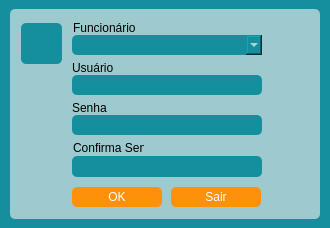
<?xml version="1.0" encoding="UTF-8"?>
<ui version="4.0">
 <class>FormCadastroUsuario</class>
 <widget class="QWidget" name="FormCadastroUsuario">
  <property name="windowModality">
   <enum>Qt::ApplicationModal</enum>
  </property>
  <property name="geometry">
   <rect>
    <x>0</x>
    <y>0</y>
    <width>330</width>
    <height>228</height>
   </rect>
  </property>
  <property name="focusPolicy">
   <enum>Qt::StrongFocus</enum>
  </property>
  <property name="windowTitle">
   <string>Cadastra Usuário</string>
  </property>
  <property name="windowIcon">
   <iconset>
    <normaloff>../../imagens/icon-cachorro-marrom-30.png</normaloff>../../imagens/icon-cachorro-marrom-30.png</iconset>
  </property>
  <property name="styleSheet">
   <string notr="true">background-color: rgb(21, 143, 157);</string>
  </property>
  <widget class="QWidget" name="widget" native="true">
   <property name="geometry">
    <rect>
     <x>10</x>
     <y>9</y>
     <width>310</width>
     <height>210</height>
    </rect>
   </property>
   <property name="styleSheet">
    <string notr="true">background-color: rgb(156, 202, 206);
border-radius:5px</string>
   </property>
   <widget class="QLabel" name="label_5">
    <property name="geometry">
     <rect>
      <x>62</x>
      <y>51</y>
      <width>43</width>
      <height>16</height>
     </rect>
    </property>
    <property name="text">
     <string>Usuário</string>
    </property>
   </widget>
   <widget class="QLineEdit" name="txt_conf_senha">
    <property name="geometry">
     <rect>
      <x>62</x>
      <y>147</y>
      <width>190</width>
      <height>21</height>
     </rect>
    </property>
    <property name="font">
     <font>
      <pointsize>11</pointsize>
     </font>
    </property>
    <property name="styleSheet">
     <string notr="true">color: rgb(255, 255, 255);
background-color: rgb(21, 143, 157);
border-radius:5px</string>
    </property>
    <property name="maxLength">
     <number>12</number>
    </property>
    <property name="echoMode">
     <enum>QLineEdit::Password</enum>
    </property>
    <property name="alignment">
     <set>Qt::AlignCenter</set>
    </property>
    <property name="placeholderText">
     <string/>
    </property>
   </widget>
   <widget class="QLineEdit" name="txt_cad_usuario">
    <property name="geometry">
     <rect>
      <x>62</x>
      <y>66</y>
      <width>190</width>
      <height>20</height>
     </rect>
    </property>
    <property name="font">
     <font>
      <pointsize>11</pointsize>
     </font>
    </property>
    <property name="styleSheet">
     <string notr="true">color: rgb(255, 255, 255);
background-color: rgb(21, 143, 157);
border-radius:5px</string>
    </property>
    <property name="maxLength">
     <number>12</number>
    </property>
    <property name="alignment">
     <set>Qt::AlignCenter</set>
    </property>
    <property name="placeholderText">
     <string/>
    </property>
   </widget>
   <widget class="QLabel" name="label_3">
    <property name="geometry">
     <rect>
      <x>62</x>
      <y>91</y>
      <width>36</width>
      <height>16</height>
     </rect>
    </property>
    <property name="styleSheet">
     <string notr="true"/>
    </property>
    <property name="text">
     <string>Senha</string>
    </property>
   </widget>
   <widget class="QPushButton" name="btn_cad_usu_cadastrar">
    <property name="geometry">
     <rect>
      <x>62</x>
      <y>178</y>
      <width>90</width>
      <height>20</height>
     </rect>
    </property>
    <property name="cursor">
     <cursorShape>PointingHandCursor</cursorShape>
    </property>
    <property name="styleSheet">
     <string notr="true">QPushButton{
color: rgb(255, 255, 255);
background-color: rgb(255, 145, 10);
border-radius:5px
}

QPushButton:hover{
color:rgb(255, 145, 10);
background-color: rgb(255, 255, 255);
border-radius:5px
}
</string>
    </property>
    <property name="text">
     <string>OK</string>
    </property>
    <property name="icon">
     <iconset>
      <normaloff>../../imagens/icon-add.png</normaloff>../../imagens/icon-add.png</iconset>
    </property>
   </widget>
   <widget class="QLineEdit" name="txt_cad_senha">
    <property name="geometry">
     <rect>
      <x>62</x>
      <y>106</y>
      <width>190</width>
      <height>20</height>
     </rect>
    </property>
    <property name="font">
     <font>
      <pointsize>11</pointsize>
     </font>
    </property>
    <property name="styleSheet">
     <string notr="true">color: rgb(255, 255, 255);
background-color: rgb(21, 143, 157);
border-radius:5px</string>
    </property>
    <property name="maxLength">
     <number>12</number>
    </property>
    <property name="echoMode">
     <enum>QLineEdit::Password</enum>
    </property>
    <property name="alignment">
     <set>Qt::AlignCenter</set>
    </property>
    <property name="placeholderText">
     <string/>
    </property>
   </widget>
   <widget class="QPushButton" name="btn_cad_usu_sair">
    <property name="geometry">
     <rect>
      <x>161</x>
      <y>178</y>
      <width>90</width>
      <height>20</height>
     </rect>
    </property>
    <property name="cursor">
     <cursorShape>PointingHandCursor</cursorShape>
    </property>
    <property name="styleSheet">
     <string notr="true">QPushButton{
color: rgb(255, 255, 255);
background-color: rgb(255, 145, 10);
border-radius:5px
}

QPushButton:hover{
color:rgb(255, 145, 10);
background-color: rgb(255, 255, 255);
border-radius:5px
}
</string>
    </property>
    <property name="text">
     <string>Sair</string>
    </property>
    <property name="icon">
     <iconset>
      <normaloff>../../imagens/icons-sinal-saída.png</normaloff>../../imagens/icons-sinal-saída.png</iconset>
    </property>
   </widget>
   <widget class="QLabel" name="label_7">
    <property name="geometry">
     <rect>
      <x>63</x>
      <y>11</y>
      <width>121</width>
      <height>16</height>
     </rect>
    </property>
    <property name="text">
     <string>Funcionário</string>
    </property>
   </widget>
   <widget class="QComboBox" name="comboBox_lista_usuarios">
    <property name="geometry">
     <rect>
      <x>62</x>
      <y>26</y>
      <width>190</width>
      <height>20</height>
     </rect>
    </property>
    <property name="styleSheet">
     <string notr="true">color: rgb(255, 255, 255);
background-color: rgb(21, 143, 157);
border-radius:5px</string>
    </property>
   </widget>
   <widget class="QLabel" name="label_4">
    <property name="geometry">
     <rect>
      <x>63</x>
      <y>131</y>
      <width>71</width>
      <height>16</height>
     </rect>
    </property>
    <property name="styleSheet">
     <string notr="true"/>
    </property>
    <property name="text">
     <string>Confirma Senha</string>
    </property>
   </widget>
   <widget class="QLabel" name="label_13">
    <property name="geometry">
     <rect>
      <x>11</x>
      <y>14</y>
      <width>41</width>
      <height>41</height>
     </rect>
    </property>
    <property name="styleSheet">
     <string notr="true">color: rgb(255, 255, 255);
background-color: rgb(21, 143, 157);
border-radius:5px</string>
    </property>
    <property name="text">
     <string/>
    </property>
    <property name="pixmap">
     <pixmap>../../imagens/user.png</pixmap>
    </property>
    <property name="scaledContents">
     <bool>true</bool>
    </property>
   </widget>
  </widget>
 </widget>
 <tabstops>
  <tabstop>comboBox_lista_usuarios</tabstop>
  <tabstop>txt_cad_usuario</tabstop>
  <tabstop>txt_cad_senha</tabstop>
  <tabstop>txt_conf_senha</tabstop>
  <tabstop>btn_cad_usu_cadastrar</tabstop>
  <tabstop>btn_cad_usu_sair</tabstop>
 </tabstops>
 <resources/>
 <connections>
  <connection>
   <sender>btn_cad_usu_sair</sender>
   <signal>clicked()</signal>
   <receiver>FormCadastroUsuario</receiver>
   <slot>close()</slot>
   <hints>
    <hint type="sourcelabel">
     <x>231</x>
     <y>207</y>
    </hint>
    <hint type="destinationlabel">
     <x>149</x>
     <y>119</y>
    </hint>
   </hints>
  </connection>
 </connections>
</ui>
